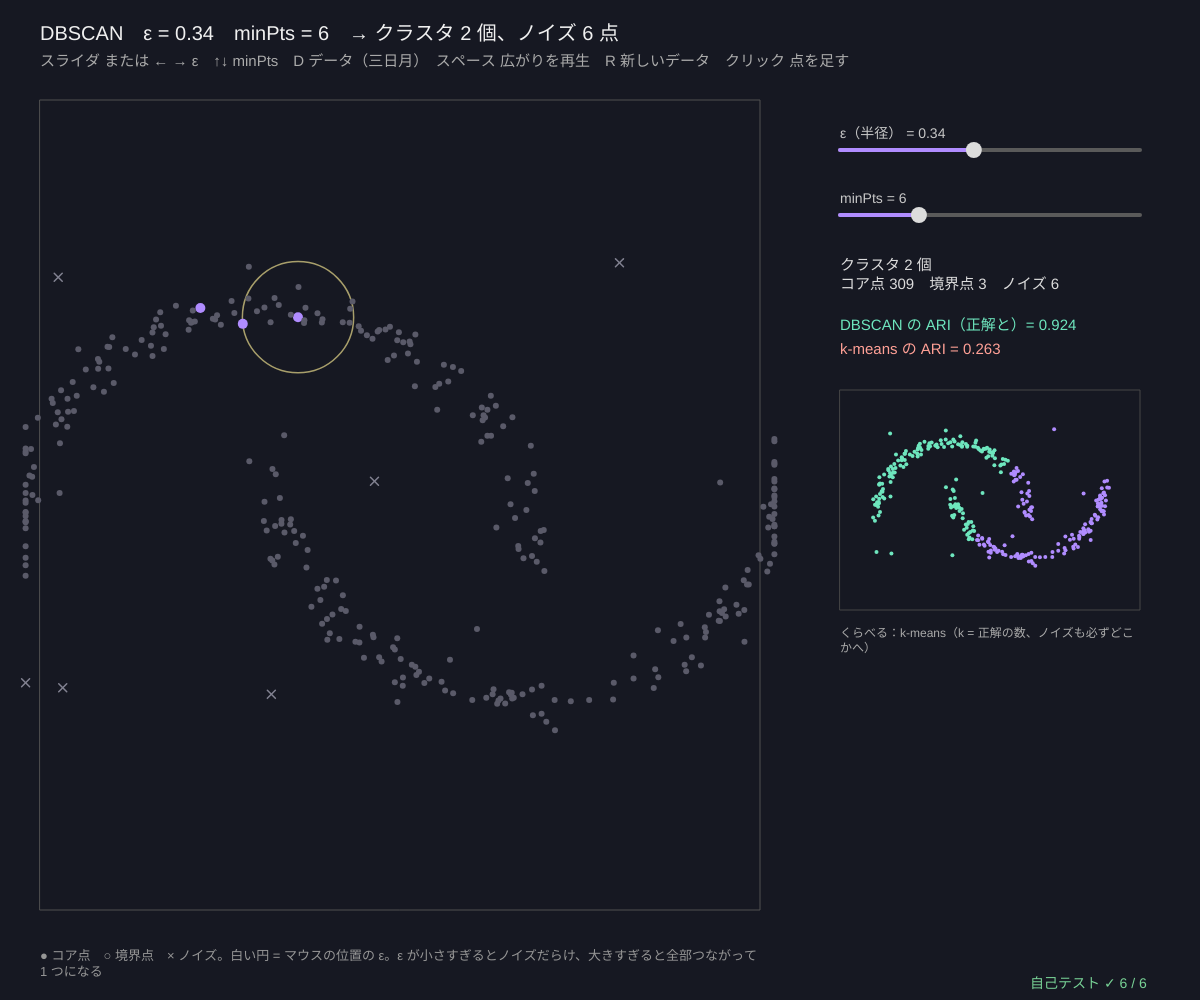
Frame 1 (no input)
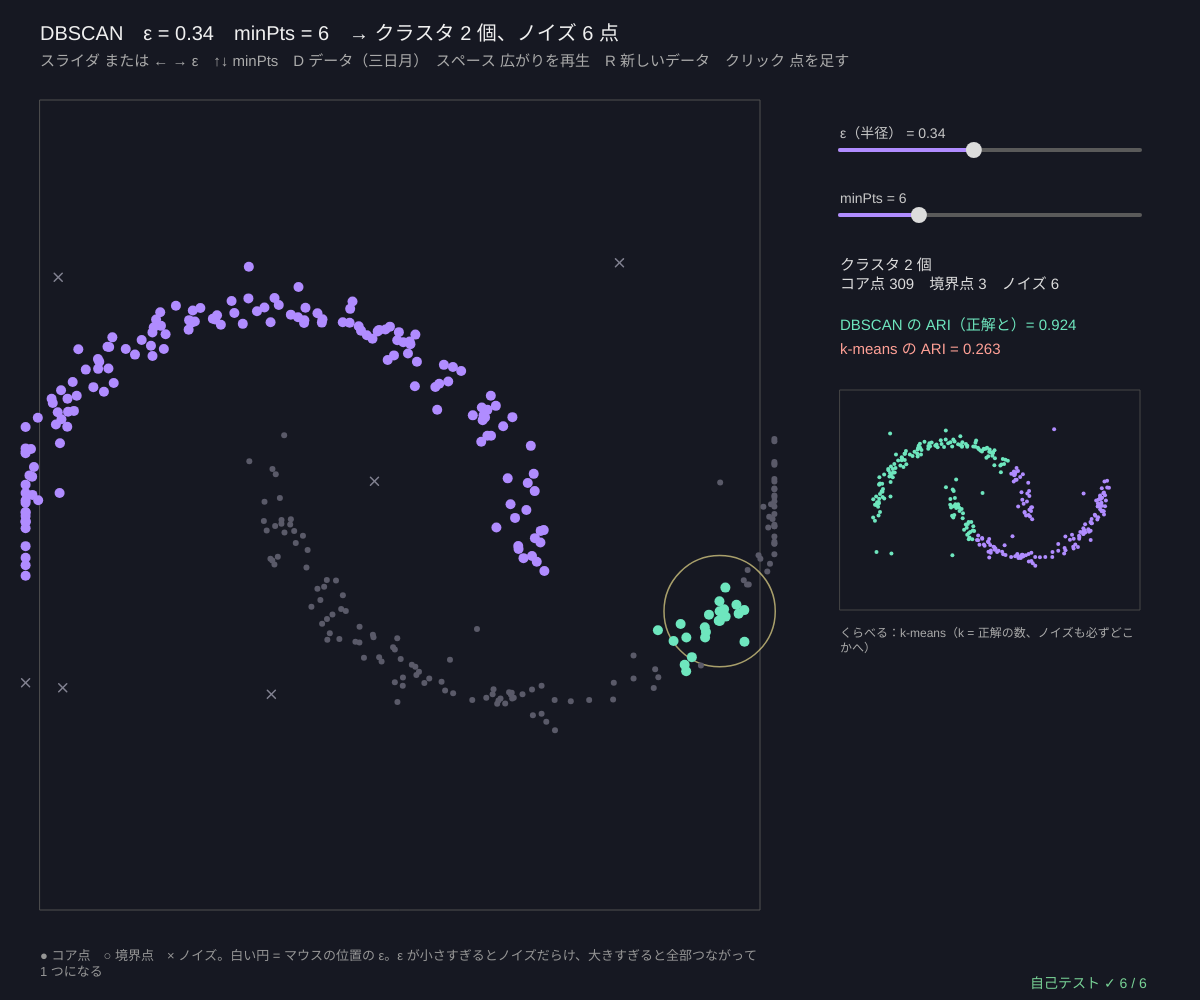
Frame 60 (no input)
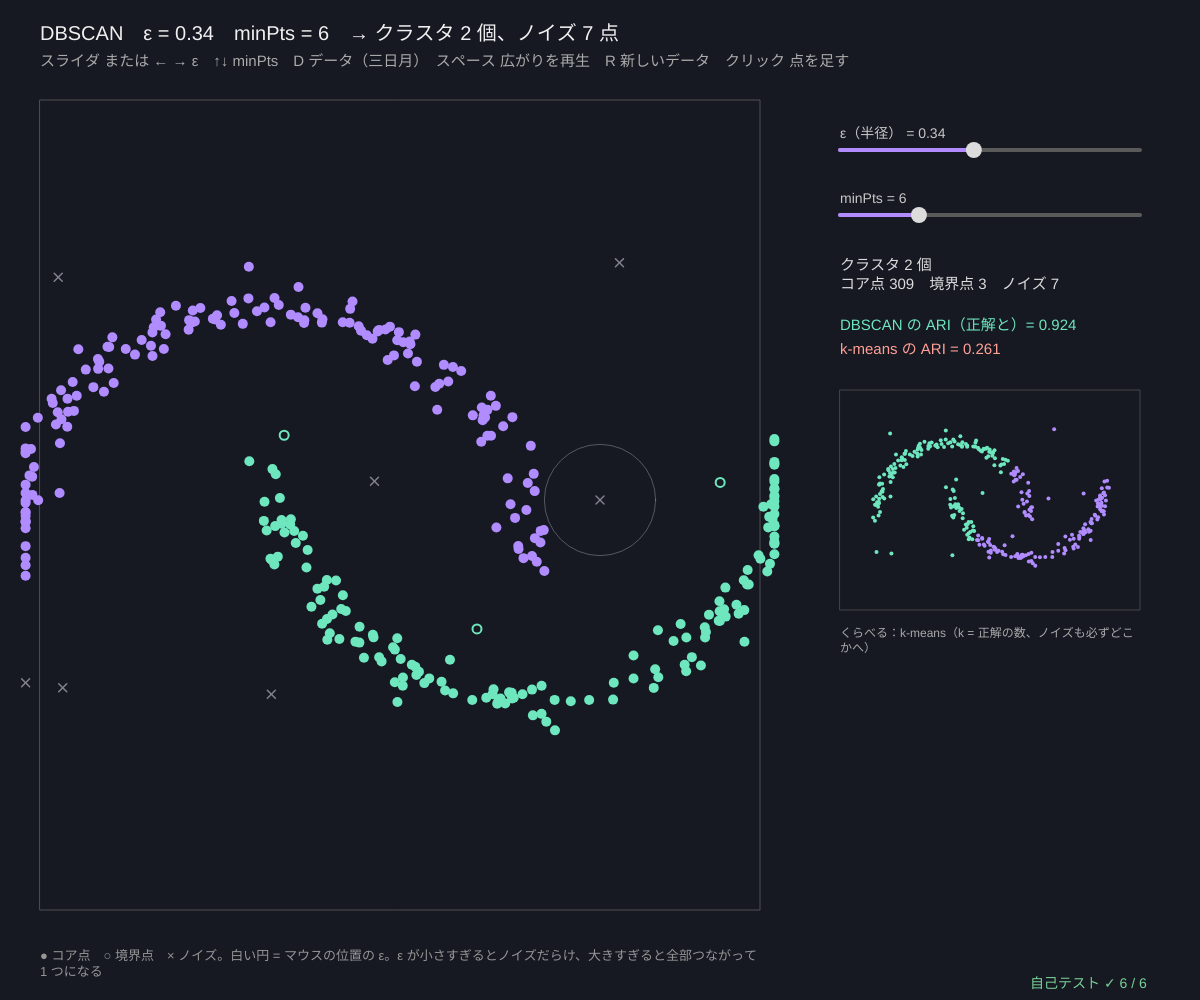
Frame 120 (the mouse pressed at the canvas centre since frame 60)

The p5.js sketch that drew these frames (run headless with seeded random() and noise() and a simulated clock; from frame 60 on, the mouse is pressed at the canvas centre):

// p5.js sketch
// ── sketch.js
// ============================================
// 06 DBSCAN ─ 「点が混んでいるところ」をつないでクラスタにする（密度にもとづくクラスタリング）
//   半径 ε の円の中に minPts 個以上（自分も数える）点がある = コア点（大きい丸）
//   コア点の円の中にあるけれど自分はコアでない = 境界点（輪）、どのコア点の円にも入らない = ノイズ（灰色の ×）
//   コア点から ε 以内のコア点へ、次々に広がって 1 つのクラスタになる（アニメーション）。k を決めなくてよい・形は自由・外れ値はノイズに
//   近くの点は「ε の大きさのマス目」に分けて、周りの 3 × 3 マスだけ探す（全部の組を調べなくてよい）
// スライダ / ← → ε / ↑↓ minPts / D データ / スペース 広がりを再生 / R 新しいデータ / クリック 点を足す
// ============================================

const NPTS = 300;                      // ★ 点の数
const DKINDS = ['moons', 'noise', 'density', 'circles'];
let data, dataNo = 0, seedD = 61, res, km, reveal = 0, view, sEps, sMin;

function setup() {
  createCanvas(windowWidth, windowHeight); textWrap(CHAR);
  sEps = makeSlider(width - 360, 150, 300, 0.05, 0.7, 0.34, 'ε（半径）', 2); sMin = makeSlider(width - 360, 215, 300, 1, 20, 6, 'minPts', 0);
  selfTest(); newData();
}
function moonsNoise(n, seed) {         // 三日月 + まばらな外れ値（正解 −1）
  let d = makeDataset('moons', n, seed);
  for (let i = 0; i < Math.floor(n * 0.06); i++) { d.pts.push([-2.4 + 4.8 * rnd(), -1.6 + 3.2 * rnd()]); d.truth.push(-1); }
  return d;
}
function newData() {
  let kd = DKINDS[dataNo]; data = kd === 'moons' ? moonsNoise(NPTS, seedD) : makeDataset(kd, NPTS, seedD);
  seedRng(3); let kTrue = new Set(data.truth.filter((v) => v >= 0)).size; km = kmeansBest(data.pts, Math.max(1, kTrue), 10, true, 100);
  rerun();
}
function rerun() { res = dbscan(data.pts, sEps.val, sMin.val); reveal = 0; }

function draw() {
  background(22, 24, 34);
  view = fitView(40, 100, width - 480, height - 190, 0, 0, 4.4);
  noFill(); stroke(80); rect(view.x, view.y, view.w, view.h);
  reveal = Math.min(res.order.length, reveal + 3);
  let shown = new Array(data.pts.length).fill(false); for (let r = 0; r < reveal; r++) shown[res.order[r]] = true;
  let px = (gX(view, 1) - gX(view, 0)) * sEps.val;
  // いま広がっている点の ε の円
  if (reveal < res.order.length && reveal > 0) { let p = data.pts[res.order[reveal - 1]]; noFill(); stroke(255, 240, 150, 160); strokeWeight(1.5); circle(gX(view, p[0]), gY(view, p[1]), 2 * px); }
  // マウスの近くの点の ε の円（コアかどうか確かめる）
  if (inBox(view, mouseX, mouseY)) { noFill(); stroke(255, 255, 255, 70); strokeWeight(1); circle(mouseX, mouseY, 2 * px); }
  for (let i = 0; i < data.pts.length; i++) {
    let x = gX(view, data.pts[i][0]), y = gY(view, data.pts[i][1]), l = res.labels[i];
    if (l < 0) { stroke(130, 130, 145); strokeWeight(1.5); line(x - 4, y - 4, x + 4, y + 4); line(x - 4, y + 4, x + 4, y - 4); continue; }
    if (!shown[i]) { noStroke(); fill(90, 90, 105); circle(x, y, 6); continue; }
    if (res.core[i]) { noStroke(); fill(palC(l)); circle(x, y, 10); } else { noFill(); stroke(palC(l)); strokeWeight(2); circle(x, y, 9); }
  }
  // ---- 右のパネル
  drawSlider(sEps); drawSlider(sMin);
  let nCore = res.core.filter((v) => v).length, nNoise = res.labels.filter((v) => v < 0).length, bx = width - 360;
  noStroke(); textAlign(LEFT, BASELINE); fill(220); textSize(15);
  text('クラスタ ' + res.nClusters + ' 個\nコア点 ' + nCore + '　境界点 ' + (data.pts.length - nCore - nNoise) + '　ノイズ ' + nNoise, bx, 270);
  let aD = ariScore(res.labels, data.truth), aK = ariScore(km.labels, data.truth);
  fill(110, 230, 190); text('DBSCAN の ARI（正解と）= ' + aD.toFixed(3), bx, 330);
  fill(255, 160, 150); text('k-means の ARI = ' + aK.toFixed(3), bx, 354);
  let v2 = fitView(bx, 390, 300, 220, 0, 0, 4.6);
  noFill(); stroke(70); strokeWeight(1); rect(v2.x, v2.y, v2.w, v2.h); drawPts(v2, data.pts, km.labels, 4);
  noStroke(); fill(170); textSize(12); text('くらべる：k-means（k = 正解の数、ノイズも必ずどこかへ）', v2.x, v2.y + v2.h + 18, 300);
  // ---- 文字
  fill(240); textSize(20); textAlign(LEFT, BASELINE);
  text('DBSCAN　ε = ' + sEps.val.toFixed(2) + '　minPts = ' + sMin.val + '　→ クラスタ ' + res.nClusters + ' 個、ノイズ ' + nNoise + ' 点', 40, 40);
  fill(170); textSize(15); text('スライダ または ← → ε　↑↓ minPts　D データ（' + DATA_JA[DKINDS[dataNo]] + '）　スペース 広がりを再生　R 新しいデータ　クリック 点を足す', 40, 66);
  fill(150); textSize(13); text('● コア点　○ 境界点　× ノイズ。白い円 = マウスの位置の ε。ε が小さすぎるとノイズだらけ、大きすぎると全部つながって 1 つになる', 40, height - 50, view.w);
  drawSelfTest(width - 170, height - 12);
}

function mousePressed() {
  if (sliderPress(sEps, mouseX, mouseY) || sliderPress(sMin, mouseX, mouseY)) { rerun(); return; }
  if (view && inBox(view, mouseX, mouseY)) { let p = [invX(view, mouseX), invY(view, mouseY)]; data.pts.push(p); data.truth.push(-1); km.labels.push(nearestCenter(p, km.centers)); rerun(); reveal = res.order.length; }
}
function mouseDragged() { if (sliderDrag(sEps, mouseX) || sliderDrag(sMin, mouseX)) { rerun(); reveal = res.order.length; } }
function mouseReleased() { sEps.drag = sMin.drag = false; }
function keyPressed() {
  if (key === RIGHT_ARROW || key === LEFT_ARROW) { sEps.val = clampv(sEps.val + (key === RIGHT_ARROW ? 0.01 : -0.01), sEps.lo, sEps.hi); rerun(); }
  if (key === UP_ARROW || key === DOWN_ARROW) { sMin.val = clampv(sMin.val + (key === UP_ARROW ? 1 : -1), sMin.lo, sMin.hi); rerun(); }
  if (key === 'd' || key === 'D') { dataNo = (dataNo + 1) % DKINDS.length; newData(); }
  if (key === ' ') reveal = 0;
  if (key === 'r' || key === 'R') { seedD++; newData(); }
  return false;
}

// ---- 自己テスト
// 答え合わせ用：全部の組の距離（O(n²)）→ コア点 → コア点どうしのつながり（小さい番号から）→ 境界点はいちばん小さい番号のクラスタへ
function dbscanBrute(pts, eps, minPts) {
  let n = pts.length, nb = pts.map((p) => pts.map((q, j) => j).filter((j) => edist(p, pts[j]) <= eps)), core = nb.map((l) => l.length >= minPts), lab = new Array(n).fill(-1), c = 0;
  for (let i = 0; i < n; i++) {
    if (!core[i] || lab[i] >= 0) continue;
    let st = [i]; lab[i] = c;
    while (st.length) { let v = st.pop(); for (let j of nb[v]) if (core[j] && lab[j] < 0) { lab[j] = c; st.push(j); } }
    c++;
  }
  for (let i = 0; i < n; i++) if (!core[i]) { let best = -1; for (let j of nb[i]) if (core[j] && (best < 0 || lab[j] < best)) best = lab[j]; lab[i] = best; }
  return { labels: lab, core };
}
function selfTest() {
  selfTestResults = [];
  let same = true, coreOk = true, nbOk = true, joinOk = true;
  for (let t = 0; t < 8; t++) {
    let d = t % 2 ? moonsNoise(160, 600 + t) : makeDataset(DKINDS[t % 4], 160, 600 + t), eps = 0.1 + 0.05 * (t % 5), mp = 3 + (t % 6), r = dbscan(d.pts, eps, mp), b = dbscanBrute(d.pts, eps, mp);
    if (r.labels.some((v, i) => v !== b.labels[i])) same = false;
    d.pts.forEach((p, i) => {
      let cnt = d.pts.filter((q) => edist(p, q) <= eps).length;
      if (r.core[i] !== cnt >= mp) coreOk = false;
      let coreNb = d.pts.map((q, j) => j).filter((j) => r.core[j] && edist(p, d.pts[j]) <= eps);
      if (r.labels[i] < 0 && coreNb.length > 0) nbOk = false;
      if (r.labels[i] >= 0 && !coreNb.some((j) => r.labels[j] === r.labels[i])) nbOk = false;
      if (r.core[i]) for (let j of coreNb) if (r.labels[j] !== r.labels[i]) joinOk = false;
    });
  }
  check('マス目を使った DBSCAN = 全部の組を調べる DBSCAN（8 通りのデータと ε・minPts でラベルが完全に一致）', same);
  check('コア点 ⇔ 半径 ε に minPts 個以上（総当たりで数えた数）', coreOk);
  check('ノイズの近くにコア点はない。クラスタの点はどれも、同じクラスタのコア点の ε 以内', nbOk);
  check('ε 以内にある 2 つのコア点は、必ず同じクラスタ', joinOk);
  let mo = makeDataset('moons', NPTS, 61), r = dbscan(mo.pts, 0.34, 6); seedRng(2); let k2 = kmeansBest(mo.pts, 2, 10, true, 100);
  let aD = ariScore(r.labels, mo.truth), aK = ariScore(k2.labels, mo.truth);
  check('三日月：DBSCAN（ε = 0.34, minPts = 6）の ARI ' + aD.toFixed(3) + ' ≥ 0.95、k-means は ' + aK.toFixed(3) + ' < 0.6', aD >= 0.95 && aK < 0.6);
  let one = dbscan(mo.pts, 100, 5), all = dbscan(mo.pts, 0.1, 1);
  check('ε がとても大きいと 1 クラスタ、minPts = 1 ならノイズ 0（全部コア点）', one.nClusters === 1 && all.labels.every((v) => v >= 0) && all.core.every((v) => v));
  reportSelfTest();
}

// ---------- やってみよう ----------
// 1. ε を少しずつ大きくして、クラスタの数が 多い → 2 → 1 と変わるところを探そう
// 2. minPts を大きくすると、境界点とノイズはどうなる？
// 3. D で「密度がちがう」にすると、1 つの ε では両方のかたまりをうまく取れない。これが DBSCAN の弱点（→ OPTICS・HDBSCAN）
// 4. 同心円（D）は ε と minPts をどうすれば分けられる？
// 5. 何もないところをクリックして点を足すと、ノイズ（×）になる。たくさん足してコア点にしてみよう

// ==================================================
// ここから下は「クラスタリングの道具」（中身は読まなくても OK。消さないでね）
// ==================================================
// ---- 共通：値をはさむ・クラスタの色・距離（点は [x, y] や [r, g, b] のような配列）
function clampv(v, a, b) { return v < a ? a : v > b ? b : v; }
const PAL = [[176, 140, 255], [110, 230, 190], [255, 190, 80], [110, 180, 255], [255, 120, 130], [200, 240, 110], [255, 150, 220], [90, 210, 220], [255, 150, 70], [190, 190, 255]];
function palC(k, a) {                  // クラスタ k の色（k < 0 = ノイズ = 灰色）
  let al = a === undefined ? 255 : a;
  if (k < 0) return color(120, 120, 135, al);
  let c = PAL[k % PAL.length]; return color(c[0], c[1], c[2], al);
}
function sqd(a, b) { let s = 0; for (let i = 0; i < a.length; i++) { let d = a[i] - b[i]; s += d * d; } return s; }   // 距離の 2 乗
function edist(a, b) { return Math.sqrt(sqd(a, b)); }                                                              // ユークリッド距離
function meanOf(arr) { if (!arr.length) return 0; let s = 0; for (let v of arr) s += v; return s / arr.length; }
// ---- 種つきの乱数（同じ種なら毎回同じ列）
let rngState = 1, gaussSpare = null;
function seedRng(s) { rngState = (s >>> 0) || 1; gaussSpare = null; }
function rnd() {                       // 0〜1 の一様乱数（mulberry32）
  rngState = (rngState + 0x6d2b79f5) >>> 0;
  let t = rngState;
  t = Math.imul(t ^ (t >>> 15), t | 1);
  t ^= t + Math.imul(t ^ (t >>> 7), t | 61);
  return ((t ^ (t >>> 14)) >>> 0) / 4294967296;
}
function rndInt(a, b) { return a + Math.floor(rnd() * (b - a + 1)); }
function gauss() {                     // 標準正規分布（ボックス-ミュラー法）
  if (gaussSpare !== null) { let g = gaussSpare; gaussSpare = null; return g; }
  let u = 1 - rnd(), v = rnd(), r = Math.sqrt(-2 * Math.log(u));
  gaussSpare = r * Math.sin(2 * Math.PI * v); return r * Math.cos(2 * Math.PI * v);
}
// ---- 合成データ（種つき）。どれも { pts, truth（正解のグループ番号）, k（正解のグループ数）} を返す
// blob = { n, c: [中心 x, y], sd: [長い向きの標準偏差, 短い向き], rot: 傾き（ラジアン）}
function makeBlobs(specs) {
  let pts = [], truth = [];
  specs.forEach((s, k) => {
    let cr = Math.cos(s.rot || 0), sr = Math.sin(s.rot || 0);
    for (let i = 0; i < s.n; i++) { let a = gauss() * s.sd[0], b = gauss() * s.sd[1]; pts.push([s.c[0] + cr * a - sr * b, s.c[1] + sr * a + cr * b]); truth.push(k); }
  });
  return { pts, truth, k: specs.length };
}
function makeMoons(n, noise) {         // 2 つの三日月（かみ合った半円）
  let pts = [], truth = [];
  for (let i = 0; i < n; i++) {
    let k = i % 2, t = rnd() * Math.PI, x = k ? 1 - Math.cos(t) : Math.cos(t), y = k ? 0.5 - Math.sin(t) : Math.sin(t);
    pts.push([(x - 0.5) * 1.6 + gauss() * noise, (y - 0.25) * 1.6 + gauss() * noise]); truth.push(k);
  }
  return { pts, truth, k: 2 };
}
function makeCircles(n, noise, inner) { // 同心円（外の輪と内の輪。点の数は輪の長さに比例）
  let pts = [], truth = [], nOut = Math.round((n * 1.3) / (1.3 + inner));
  for (let i = 0; i < n; i++) { let k = i < nOut ? 0 : 1, t = rnd() * 2 * Math.PI, r = k ? inner : 1.3; pts.push([r * Math.cos(t) + gauss() * noise, r * Math.sin(t) + gauss() * noise]); truth.push(k); }
  return { pts, truth, k: 2 };
}
const DATA_JA = { blobs: 'かたまり', moons: '三日月', circles: '同心円', aniso: '細長い', density: '密度がちがう', sizes: '大きさがちがう', noise: 'かたまり + 外れ値', chain: '鎖でつながる' };
function makeDataset(kind, n, seed) {
  seedRng(seed);
  if (kind === 'moons') return makeMoons(n, 0.07);
  if (kind === 'circles') return makeCircles(n, 0.05, 0.55);
  if (kind === 'aniso') { let m = Math.floor(n / 3); return makeBlobs([{ n: m, c: [-0.6, 0.9], sd: [0.9, 0.1], rot: 0.5 }, { n: m, c: [0, 0], sd: [0.9, 0.1], rot: 0.5 }, { n: n - 2 * m, c: [0.6, -0.9], sd: [0.9, 0.1], rot: 0.5 }]); }
  if (kind === 'density') { let m = Math.floor(n * 0.45); return makeBlobs([{ n: m, c: [-0.9, 0.3], sd: [0.12, 0.12] }, { n: m, c: [-0.3, 0.3], sd: [0.12, 0.12] }, { n: n - 2 * m, c: [0.9, -0.2], sd: [0.65, 0.65] }]); }
  if (kind === 'sizes') { let m = Math.floor(n * 0.12); return makeBlobs([{ n: n - 2 * m, c: [-0.5, 0], sd: [0.6, 0.6] }, { n: m, c: [0.85, 0.75], sd: [0.1, 0.1] }, { n: m, c: [0.85, -0.75], sd: [0.1, 0.1] }]); }
  if (kind === 'chain') {
    let m = Math.floor(n * 0.4), d = makeBlobs([{ n: m, c: [-1.2, 0], sd: [0.25, 0.25] }, { n: m, c: [1.2, 0], sd: [0.25, 0.25] }]), rest = n - 2 * m;
    for (let i = 0; i < rest; i++) { d.pts.push([-0.8 + (1.6 * (i + 0.5)) / rest, 0.04 * gauss()]); d.truth.push(i < rest / 2 ? 0 : 1); }
    return d;
  }
  let m = Math.floor(n / 3), d = makeBlobs([{ n: m, c: [-1, 0.7], sd: [0.25, 0.25] }, { n: m, c: [1, 0.6], sd: [0.3, 0.22], rot: 0.4 }, { n: n - 2 * m, c: [0, -0.9], sd: [0.28, 0.28] }]);
  if (kind === 'noise') { let q = Math.floor(n * 0.08); for (let i = 0; i < q; i++) { d.pts.push([-2 + 4 * rnd(), -1.8 + 3.6 * rnd()]); d.truth.push(-1); } }
  return d;
}
// ---- k-means（ロイドのアルゴリズム）。目的関数 = 慣性 = Σ |x_i − 中心|²
function nearestCenter(p, centers) { let best = 0, bd = Infinity; for (let j = 0; j < centers.length; j++) { let d = sqd(p, centers[j]); if (d < bd) { bd = d; best = j; } } return best; }
function assignLabels(pts, centers) { return pts.map((p) => nearestCenter(p, centers)); }        // ① 割り当て
function inertiaOf(pts, centers, labels) { let s = 0; for (let i = 0; i < pts.length; i++) s += sqd(pts[i], centers[labels[i]]); return s; }
function updateCenters(pts, labels, centers) {                                                     // ② 更新（仲間の平均。仲間 0 なら動かさない）
  let k = centers.length, dim = centers[0].length, sum = centers.map(() => new Array(dim).fill(0)), cnt = new Array(k).fill(0);
  for (let i = 0; i < pts.length; i++) { let l = labels[i]; cnt[l]++; for (let d = 0; d < dim; d++) sum[l][d] += pts[i][d]; }
  return sum.map((s, j) => (cnt[j] ? s.map((v) => v / cnt[j]) : centers[j].slice()));
}
function initRandomCenters(pts, k) {   // ランダムに k 点えらぶ（重ならないように）
  if (!pts.length) return Array.from({ length: k }, () => [0, 0]);
  let idx = pts.map((_, i) => i), out = [];
  for (let j = 0; j < Math.min(k, pts.length); j++) { let r = j + Math.floor(rnd() * (idx.length - j)); [idx[j], idx[r]] = [idx[r], idx[j]]; out.push(pts[idx[j]].slice()); }
  while (out.length < k) out.push(pts[0].slice());
  return out;
}
function initPlusPlus(pts, k) {        // k-means++：今ある中心から遠い点ほど（距離² に比例して）えらばれやすい
  if (!pts.length) return Array.from({ length: k }, () => [0, 0]);
  let out = [pts[Math.floor(rnd() * pts.length)].slice()], d2 = pts.map((p) => sqd(p, out[0]));
  while (out.length < k) {
    let tot = 0; for (let v of d2) tot += v;
    let r = rnd() * tot, pick = pts.length - 1;
    if (tot > 0) { for (let i = 0; i < pts.length; i++) { r -= d2[i]; if (r <= 0) { pick = i; break; } } } else pick = Math.floor(rnd() * pts.length);
    out.push(pts[pick].slice());
    for (let i = 0; i < pts.length; i++) d2[i] = Math.min(d2[i], sqd(pts[i], pts[pick]));
  }
  return out;
}
// 最後まで回す。hist = 半ステップ（割り当て・更新）ごとの慣性
function lloyd(pts, centers0, maxIter) {
  let centers = centers0.map((c) => c.slice()), labels = assignLabels(pts, centers), hist = [inertiaOf(pts, centers, labels)], iters = 0;
  for (let it = 0; it < (maxIter || 100); it++) {
    let nc = updateCenters(pts, labels, centers); hist.push(inertiaOf(pts, nc, labels));
    let nl = assignLabels(pts, nc); hist.push(inertiaOf(pts, nc, nl));
    centers = nc; iters++;
    let same = nl.every((v, i) => v === labels[i]); labels = nl;
    if (same) break;
  }
  return { centers, labels, inertia: hist[hist.length - 1], hist, iters };
}
function kmeansBest(pts, k, restarts, usePP, maxIter) {   // restarts 回やり直して慣性がいちばん小さいものを選ぶ
  let best = null, all = [];
  for (let r = 0; r < restarts; r++) { let res = lloyd(pts, usePP ? initPlusPlus(pts, k) : initRandomCenters(pts, k), maxIter); all.push(res.inertia); if (!best || res.inertia < best.inertia) best = res; }
  best.all = all; return best;
}
// ---- DBSCAN：半径 eps の中に minPts 個以上（自分も数える）ある点 = コア点。コア点どうしが eps でつながって 1 つのクラスタ
//   ラベル −1 = ノイズ。近くの点は「eps の大きさのマス目」で探す（周り 3 × 3 マスだけ見ればよい）
function gridKey(cx, cy) { return cx * 100003 + cy; }
function buildGrid(pts, eps) {
  let g = new Map();
  pts.forEach((p, i) => { let key = gridKey(Math.floor(p[0] / eps), Math.floor(p[1] / eps)); if (!g.has(key)) g.set(key, []); g.get(key).push(i); });
  return g;
}
function neighborsGrid(g, pts, i, eps) {
  let p = pts[i], cx = Math.floor(p[0] / eps), cy = Math.floor(p[1] / eps), out = [];
  for (let dx = -1; dx <= 1; dx++) for (let dy = -1; dy <= 1; dy++) { let c = g.get(gridKey(cx + dx, cy + dy)); if (c) for (let j of c) if (sqd(p, pts[j]) <= eps * eps) out.push(j); }
  return out.sort((a, b) => a - b);
}
function dbscan(pts, eps, minPts) {    // order = 広がっていく順（アニメーション用）
  let n = pts.length, e = Math.max(1e-6, eps), g = buildGrid(pts, e), nb = pts.map((_, i) => neighborsGrid(g, pts, i, e));
  let core = nb.map((l) => l.length >= minPts), labels = new Array(n).fill(-2), order = [], c = 0;
  for (let i = 0; i < n; i++) {
    if (labels[i] !== -2 || !core[i]) continue;
    labels[i] = c; order.push(i); let q = [i];
    for (let h = 0; h < q.length; h++) for (let j of nb[q[h]]) {
      if (labels[j] >= 0) continue;
      labels[j] = c; order.push(j); if (core[j]) q.push(j);
    }
    c++;
  }
  for (let i = 0; i < n; i++) if (labels[i] === -2) labels[i] = -1;
  return { labels, core, order, nClusters: c, nb };
}
// ---- 正解との一致：分割表、純度、調整ランド指数（ARI）、正規化相互情報量（NMI）。ラベル −1（ノイズ）も 1 つのグループとして数える
function contingency(a, b) {
  let ra = [...new Set(a)].sort((x, y) => x - y), cb = [...new Set(b)].sort((x, y) => x - y), ia = new Map(ra.map((v, i) => [v, i])), ib = new Map(cb.map((v, i) => [v, i]));
  let M = ra.map(() => new Array(cb.length).fill(0));
  for (let i = 0; i < a.length; i++) M[ia.get(a[i])][ib.get(b[i])]++;
  return { M, ra, cb };
}
function comb2(x) { return (x * (x - 1)) / 2; }
function ariScore(a, b) {
  let { M } = contingency(a, b), n = a.length, sij = 0, sa = 0, sb = 0, colS = new Array(M[0].length).fill(0);
  for (let r of M) { let rs = 0; r.forEach((v, j) => { sij += comb2(v); rs += v; colS[j] += v; }); sa += comb2(rs); }
  for (let v of colS) sb += comb2(v);
  let expv = (sa * sb) / Math.max(1, comb2(n)), maxv = (sa + sb) / 2;
  return maxv - expv === 0 ? 1 : (sij - expv) / (maxv - expv);
}
function nmiScore(a, b) {              // NMI = 2·I(A; B) / (H(A) + H(B))
  let { M } = contingency(a, b), n = a.length, rs = M.map((r) => r.reduce((s, v) => s + v, 0)), cs = M[0].map((_, j) => M.reduce((s, r) => s + r[j], 0));
  let H = (arr) => -arr.reduce((s, v) => s + (v > 0 ? (v / n) * Math.log(v / n) : 0), 0), mi = 0;
  M.forEach((r, i) => r.forEach((v, j) => { if (v > 0) mi += (v / n) * Math.log((n * v) / (rs[i] * cs[j])); }));
  let hs = H(rs) + H(cs); return hs === 0 ? 1 : clampv((2 * mi) / hs, 0, 1);
}
function purityScore(pred, truth) { let { M } = contingency(pred, truth); return M.reduce((s, r) => s + Math.max(...r), 0) / pred.length; }
// ---- グラフと図の道具：g = { x, y, w, h, x0, x1, y0, y1 }（画面の四角とデータの範囲）
function gX(g, v) { return g.x + clampv((v - g.x0) / (g.x1 - g.x0), -0.02, 1.02) * g.w; }
function gY(g, v) { return g.y + g.h - clampv((v - g.y0) / (g.y1 - g.y0), -0.02, 1.02) * g.h; }
function invX(g, px) { return g.x0 + ((px - g.x) / g.w) * (g.x1 - g.x0); }
function invY(g, py) { return g.y0 + ((g.y + g.h - py) / g.h) * (g.y1 - g.y0); }
function inBox(g, px, py) { return px >= g.x && px <= g.x + g.w && py >= g.y && py <= g.y + g.h; }
function fitView(x, y, w, h, cx, cy, span) {   // 縦横の縮尺をそろえる（span = 短い辺に入るデータの幅）
  let s = Math.min(w, h) / span; return { x, y, w, h, x0: cx - w / 2 / s, x1: cx + w / 2 / s, y0: cy - h / 2 / s, y1: cy + h / 2 / s };
}
function plotAxes(g, xl, yl, xt, yt) {
  stroke(95); strokeWeight(1); noFill(); rect(g.x, g.y, g.w, g.h);
  noStroke(); fill(165); textSize(12); textAlign(CENTER, TOP);
  for (let v of xt) text(+v.toPrecision(3), gX(g, v), g.y + g.h + 4);
  textAlign(RIGHT, CENTER);
  for (let v of yt) text(+v.toPrecision(3), g.x - 5, gY(g, v));
  textAlign(LEFT, BASELINE); fill(205); textSize(13);
  text(xl, g.x + g.w - textWidth(xl), g.y + g.h + 30); text(yl, g.x, g.y - 8);
}
function polyline(pts) {               // 点が 2 つ以上あるときだけ折れ線を描く
  if (pts.length < 2) return;
  noFill(); beginShape(); for (let p of pts) vertex(p[0], p[1]); endShape();
}
function drawPts(g, pts, labels, r, al) {   // クラスタの色で点を描く（labels がなければ白）
  noStroke();
  for (let i = 0; i < pts.length; i++) { fill(labels ? palC(labels[i], al) : color(230, 230, 240, al === undefined ? 255 : al)); circle(gX(g, pts[i][0]), gY(g, pts[i][1]), r); }
}
// ---- かんたんなスライダ（ドラッグで値を変える）
function makeSlider(x, y, w, lo, hi, val, name, digits) { return { x, y, w, lo, hi, val, name, digits: digits === undefined ? 2 : digits, drag: false }; }
function drawSlider(s) {
  let u = (s.val - s.lo) / (s.hi - s.lo);
  stroke(90); strokeWeight(4); line(s.x, s.y, s.x + s.w, s.y);
  stroke(176, 140, 255); line(s.x, s.y, s.x + u * s.w, s.y);
  noStroke(); fill(s.drag ? 255 : 220); circle(s.x + u * s.w, s.y, 16);
  fill(200); textSize(14); textAlign(LEFT, BASELINE); text(s.name + ' = ' + s.val.toFixed(s.digits), s.x, s.y - 12);
}
function sliderPress(s, mx, my) { if (Math.abs(my - s.y) < 14 && mx > s.x - 10 && mx < s.x + s.w + 10) { s.drag = true; sliderDrag(s, mx); return true; } return false; }
function sliderDrag(s, mx) { if (!s.drag) return false; let v = s.lo + clampv((mx - s.x) / s.w, 0, 1) * (s.hi - s.lo); if (s.digits === 0) v = Math.round(v); s.val = v; return true; }
// ---- 自己テストの道具
let selfTestResults = [];
function check(name, cond) { selfTestResults.push({ name, ok: !!cond }); }
function near(a, b, tol) { return a !== null && a !== undefined && isFinite(a) && Math.abs(a - b) <= (tol === undefined ? 1e-9 : tol); }
function noNaN(v) { return Array.isArray(v) ? v.every(noNaN) : !(typeof v === 'number' && v !== v); }
function reportSelfTest() { for (let r of selfTestResults) (r.ok ? console.log : console.error)((r.ok ? '✓ ' : '✗ ') + r.name); }
function selfTestLine() { let n = selfTestResults.filter((r) => r.ok).length; return '自己テスト ' + (n === selfTestResults.length ? '✓ ' : '✗ ') + n + ' / ' + selfTestResults.length; }
function drawSelfTest(x, y) { noStroke(); fill(selfTestResults.every((r) => r.ok) ? color(120, 210, 150) : color(255, 90, 90)); textSize(14); textAlign(LEFT, BASELINE); text(selfTestLine(), x, y); }
